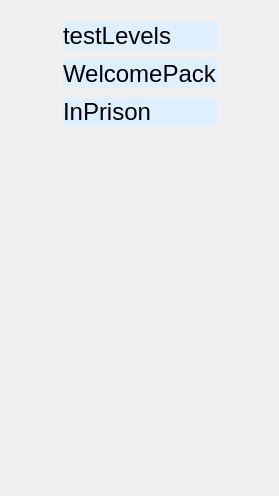
<?xml version="1.0" encoding="UTF-8"?>
<ui version="4.0">
 <class>Widget</class>
 <widget class="QWidget" name="Widget">
  <property name="geometry">
   <rect>
    <x>0</x>
    <y>0</y>
    <width>279</width>
    <height>496</height>
   </rect>
  </property>
  <property name="windowTitle">
   <string>Widget</string>
  </property>
  <property name="styleSheet">
   <string notr="true"/>
  </property>
  <layout class="QGridLayout" name="gridLayout_3">
   <item row="0" column="0">
    <widget class="QStackedWidget" name="stackedWidget">
     <property name="styleSheet">
      <string notr="true">QStackedWidget#page{
   border-image: url(:/img/screen/catB.png) 0 0 0 0 stretch stretch;
   border-width: 0px;
}
QStackedWidget#page_3{
   border-image: url(:/img/screen/hidden/bonus.png) 0 0 0 0 stretch stretch;
   border-width: 0px;
}</string>
     </property>
     <property name="currentIndex">
      <number>2</number>
     </property>
     <widget class="QWidget" name="page">
      <property name="styleSheet">
       <string notr="true">QWidget#page {
   border-image: url(:/img/screen/catB.png) 0 0 0 0 stretch stretch;
   border-width: 0px;
}</string>
      </property>
      <layout class="QGridLayout" name="gridLayout_2">
       <item row="1" column="1">
        <widget class="QLineEdit" name="levelProgress_LE"/>
       </item>
       <item row="0" column="0" colspan="2">
        <layout class="QHBoxLayout" name="horizontalLayout_2">
         <item>
          <spacer name="horizontalSpacer">
           <property name="orientation">
            <enum>Qt::Horizontal</enum>
           </property>
           <property name="sizeHint" stdset="0">
            <size>
             <width>40</width>
             <height>20</height>
            </size>
           </property>
          </spacer>
         </item>
         <item>
          <widget class="QPushButton" name="pushButton">
           <property name="maximumSize">
            <size>
             <width>100</width>
             <height>100</height>
            </size>
           </property>
           <property name="text">
            <string/>
           </property>
           <property name="icon">
            <iconset resource="pack.qrc">
             <normaloff>:/img/screen/language.png</normaloff>:/img/screen/language.png</iconset>
           </property>
           <property name="iconSize">
            <size>
             <width>50</width>
             <height>50</height>
            </size>
           </property>
          </widget>
         </item>
        </layout>
       </item>
       <item row="3" column="1">
        <spacer name="verticalSpacer">
         <property name="orientation">
          <enum>Qt::Vertical</enum>
         </property>
         <property name="sizeHint" stdset="0">
          <size>
           <width>20</width>
           <height>40</height>
          </size>
         </property>
        </spacer>
       </item>
       <item row="1" column="0">
        <widget class="QLabel" name="label">
         <property name="text">
          <string>NEXT LEVEL IS</string>
         </property>
        </widget>
       </item>
       <item row="2" column="0">
        <widget class="QLabel" name="label_2">
         <property name="text">
          <string>CLICK Kitty to Start!</string>
         </property>
        </widget>
       </item>
      </layout>
     </widget>
     <widget class="QWidget" name="page_2">
      <layout class="QGridLayout" name="gridLayout">
       <property name="leftMargin">
        <number>0</number>
       </property>
       <property name="topMargin">
        <number>0</number>
       </property>
       <property name="rightMargin">
        <number>0</number>
       </property>
       <property name="bottomMargin">
        <number>0</number>
       </property>
       <property name="spacing">
        <number>6</number>
       </property>
       <item row="1" column="0">
        <layout class="QHBoxLayout" name="horizontalLayout">
         <item>
          <widget class="ClickableLabel" name="searchedItem0">
           <property name="text">
            <string>TextLabel</string>
           </property>
          </widget>
         </item>
         <item>
          <widget class="ClickableLabel" name="searchedItem1">
           <property name="minimumSize">
            <size>
             <width>0</width>
             <height>120</height>
            </size>
           </property>
           <property name="text">
            <string>TextLabel</string>
           </property>
          </widget>
         </item>
         <item>
          <widget class="ClickableLabel" name="searchedItem2">
           <property name="text">
            <string>TextLabel</string>
           </property>
          </widget>
         </item>
        </layout>
       </item>
       <item row="2" column="0">
        <widget class="QPushButton" name="pushButton_2">
         <property name="text">
          <string>back</string>
         </property>
        </widget>
       </item>
       <item row="0" column="0">
        <widget class="QScrollArea" name="scrollArea">
         <property name="verticalScrollBarPolicy">
          <enum>Qt::ScrollBarAlwaysOff</enum>
         </property>
         <property name="horizontalScrollBarPolicy">
          <enum>Qt::ScrollBarAlwaysOff</enum>
         </property>
         <property name="widgetResizable">
          <bool>true</bool>
         </property>
         <widget class="QWidget" name="scrollAreaWidgetContents">
          <property name="geometry">
           <rect>
            <x>0</x>
            <y>0</y>
            <width>98</width>
            <height>16</height>
           </rect>
          </property>
          <layout class="QGridLayout" name="gridLayout_4">
           <property name="leftMargin">
            <number>0</number>
           </property>
           <property name="topMargin">
            <number>0</number>
           </property>
           <property name="rightMargin">
            <number>0</number>
           </property>
           <property name="bottomMargin">
            <number>0</number>
           </property>
           <item row="0" column="0">
            <widget class="QLabel" name="contentLabel">
             <property name="text">
              <string>TextLabel</string>
             </property>
            </widget>
           </item>
          </layout>
         </widget>
        </widget>
       </item>
       <item row="3" column="0">
        <widget class="QLabel" name="label_4AdsPlace">
         <property name="sizePolicy">
          <sizepolicy hsizetype="Preferred" vsizetype="Preferred">
           <horstretch>0</horstretch>
           <verstretch>0</verstretch>
          </sizepolicy>
         </property>
         <property name="minimumSize">
          <size>
           <width>0</width>
           <height>100</height>
          </size>
         </property>
         <property name="text">
          <string>This is AdPlace.
Current level is TestLevel.
Next Lavel is Polly and Lolly Promo.
Game progress: 1 of 103.</string>
         </property>
        </widget>
       </item>
      </layout>
     </widget>
     <widget class="QWidget" name="page_3">
      <property name="styleSheet">
       <string notr="true">QWidget#page_3 {
   border-image: url(:/img/screen/hidden/bonus.png) 0 0 0 0 stretch stretch;
   border-width: 0px;
}</string>
      </property>
      <layout class="QGridLayout" name="gridLayout_5">
       <item row="0" column="1">
        <layout class="QVBoxLayout" name="verticalLayout">
         <property name="spacing">
          <number>10</number>
         </property>
         <item>
          <widget class="ClickableLabel" name="label_3">
           <property name="font">
            <font>
             <pointsize>18</pointsize>
            </font>
           </property>
           <property name="styleSheet">
            <string notr="true">QLabel{
	background-color: #deefff;
	opacity:0.4;
}

QLabel:hover {
    background-color: #328930;
}
QLabel:pressed {
    background-color: #80c342;
} </string>
           </property>
           <property name="text">
            <string>testLevels</string>
           </property>
          </widget>
         </item>
         <item>
          <widget class="ClickableLabel" name="label_4">
           <property name="font">
            <font>
             <pointsize>18</pointsize>
            </font>
           </property>
           <property name="styleSheet">
            <string notr="true">QLabel{
	background-color: #deefff;
	opacity:0.4;
}

QLabel:hover {
    background-color: #328930;
}
QLabel:pressed {
    background-color: #80c342;
} </string>
           </property>
           <property name="text">
            <string>WelcomePack</string>
           </property>
          </widget>
         </item>
         <item>
          <widget class="ClickableLabel" name="label_5">
           <property name="font">
            <font>
             <pointsize>18</pointsize>
            </font>
           </property>
           <property name="styleSheet">
            <string notr="true">QLabel{
	background-color: #deefff;
	opacity:0.4;
}

QLabel:hover {
    background-color: #328930;
}
QLabel:pressed {
    background-color: #80c342;
} </string>
           </property>
           <property name="text">
            <string>InPrison</string>
           </property>
          </widget>
         </item>
        </layout>
       </item>
       <item row="1" column="1">
        <spacer name="verticalSpacer_2">
         <property name="orientation">
          <enum>Qt::Vertical</enum>
         </property>
         <property name="sizeHint" stdset="0">
          <size>
           <width>20</width>
           <height>342</height>
          </size>
         </property>
        </spacer>
       </item>
       <item row="0" column="0">
        <spacer name="horizontalSpacer_2">
         <property name="orientation">
          <enum>Qt::Horizontal</enum>
         </property>
         <property name="sizeHint" stdset="0">
          <size>
           <width>40</width>
           <height>20</height>
          </size>
         </property>
        </spacer>
       </item>
       <item row="0" column="2">
        <spacer name="horizontalSpacer_3">
         <property name="orientation">
          <enum>Qt::Horizontal</enum>
         </property>
         <property name="sizeHint" stdset="0">
          <size>
           <width>40</width>
           <height>20</height>
          </size>
         </property>
        </spacer>
       </item>
      </layout>
     </widget>
    </widget>
   </item>
  </layout>
 </widget>
 <layoutdefault spacing="6" margin="11"/>
 <customwidgets>
  <customwidget>
   <class>ClickableLabel</class>
   <extends>QLabel</extends>
   <header>clickablelabel.h</header>
   <slots>
    <signal>clicked()</signal>
   </slots>
  </customwidget>
 </customwidgets>
 <resources>
  <include location="pack.qrc"/>
 </resources>
 <connections/>
</ui>
